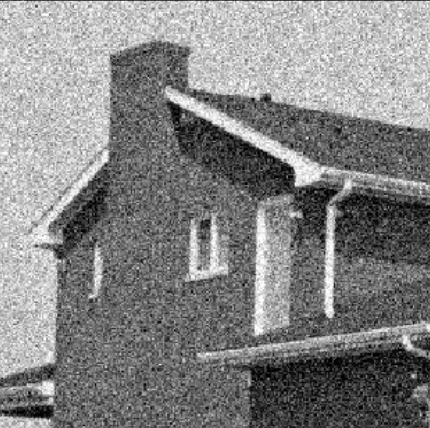
#> input picture DataSets/GaussianNoise/4.png, 430 x 428 px
$ python gaussi2.py
#> lines starting #> are read from the running program, lines starting #| are printed output that depends on the picture
import cv2
import numpy as np

# Load the image
image = cv2.imread('4.png')
#> image is the input picture: shape (428, 430, 3); mean B, G, R 132.5, 132.6, 132.5
gray_image = cv2.cvtColor(image, cv2.COLOR_BGR2GRAY)

# Define the size of the local neighborhood
neighborhood_size = 7

# Create an empty array for the denoised image
denoised_image = np.zeros_like(gray_image, dtype=np.uint8)

# Get the kernel size
kernel_size = 3

# Iterate over the image pixels
for x in range(kernel_size // 2, gray_image.shape[0] - kernel_size // 2):
    for y in range(kernel_size // 2, gray_image.shape[1] - kernel_size // 2):
        # Define the local neighborhood
        local_region = gray_image[x - neighborhood_size // 2: x + neighborhood_size // 2 + 1,
                                  y - neighborhood_size // 2: y + neighborhood_size // 2 + 1]

        # Compute the adaptive standard deviation for the local neighborhood
        local_std = np.std(local_region)

        # Calculate the weights for the kernel based on the local standard deviation
        kernel_weights = np.exp(-0.5 * (local_region - gray_image[x, y]) ** 2 / local_std ** 2)
        kernel_weights /= np.sum(kernel_weights)

        # Apply the Gaussian blur using the adaptive weights
        smoothed_pixel = np.sum(local_region * kernel_weights)

        # Store the result in the denoised image
        denoised_image[x, y] = smoothed_pixel
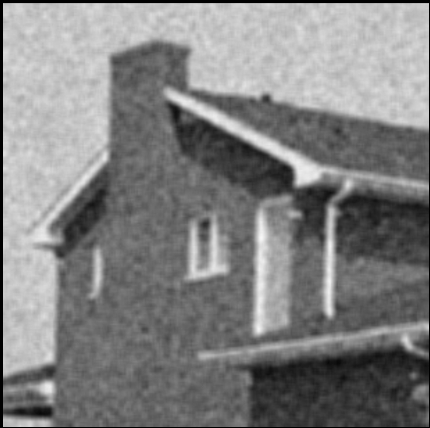
#> denoised_image: shape (428, 430); min 0, max 247, mean 129.1

# Apply sharpening using a sharpening filter
sharpening_filter = np.array([[-1, -1, -1],
                              [-1,  9, -1],
                              [-1, -1, -1]])
sharpened_image = cv2.filter2D(denoised_image, -1, sharpening_filter)
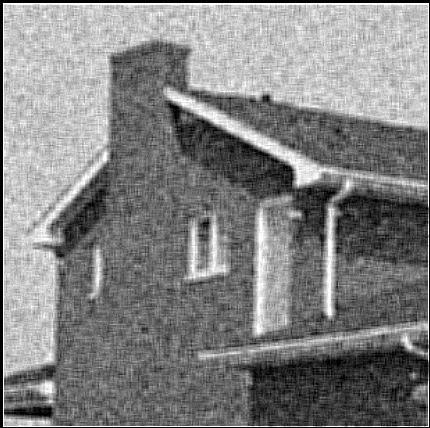
#> sharpened_image: shape (428, 430); min 0, max 255, mean 130.2

# Display the original, denoised, and sharpened images
cv2.imshow('Original Image', gray_image)
cv2.imshow('Denoised Image', denoised_image)
cv2.imshow('Sharpened Image', sharpened_image)

# Save the denoised and sharpened images to files
cv2.imwrite('denoised_image.png', denoised_image)
cv2.imwrite('sharpened_image.png', sharpened_image)

cv2.waitKey(0)
cv2.destroyAllWindows()

$ run again, with DataSets/GaussianNoise/2.png copied over DataSets/GaussianNoise/4.png
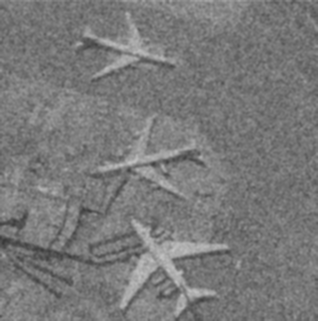
#> input picture DataSets/GaussianNoise/2.png, 318 x 321 px
#> image is the input picture: shape (321, 318, 3); min 56, max 194, mean 121.7
#> after the loop `for x in range(kernel_size // 2, gray_image.shape[0] - kernel_size // ..`:
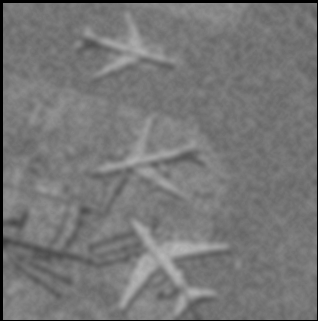
#> denoised_image: shape (321, 318); min 0, max 182, mean 118.2

$ run again, with DataSets/GaussianNoise/3.png copied over DataSets/GaussianNoise/4.png
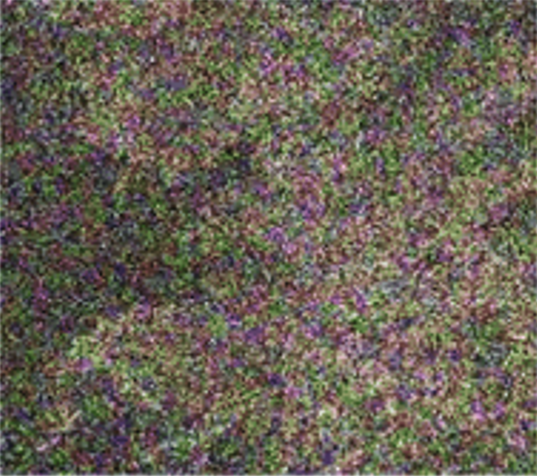
#> input picture DataSets/GaussianNoise/3.png, 537 x 476 px
#> image is the input picture: shape (476, 537, 3); mean B, G, R 84.9, 97.9, 104.9
#> after the loop `for x in range(kernel_size // 2, gray_image.shape[0] - kernel_size // ..`:
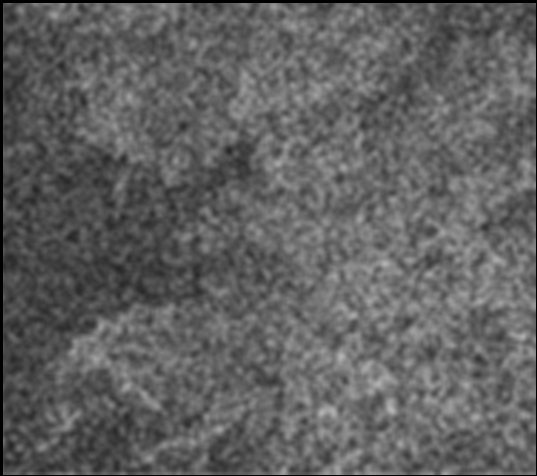
#> denoised_image: shape (476, 537); min 0, max 183, mean 96.4
#> `sharpened_image = cv2.filter2D(denoised_image, -1, sharpening_filter)`:
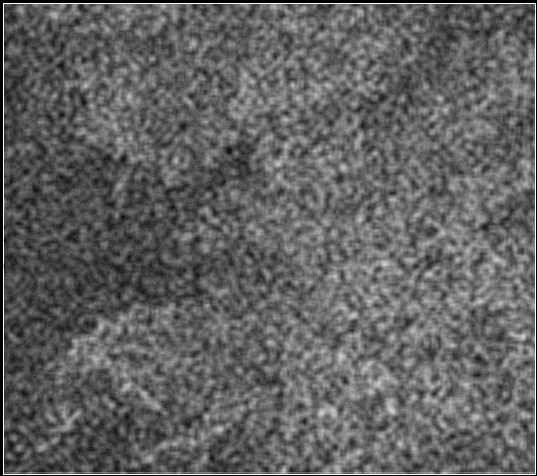
#> sharpened_image: shape (476, 537); min 0, max 255, mean 97.5

$ run again, with DataSets/GaussianNoise/4_original.png copied over DataSets/GaussianNoise/4.png
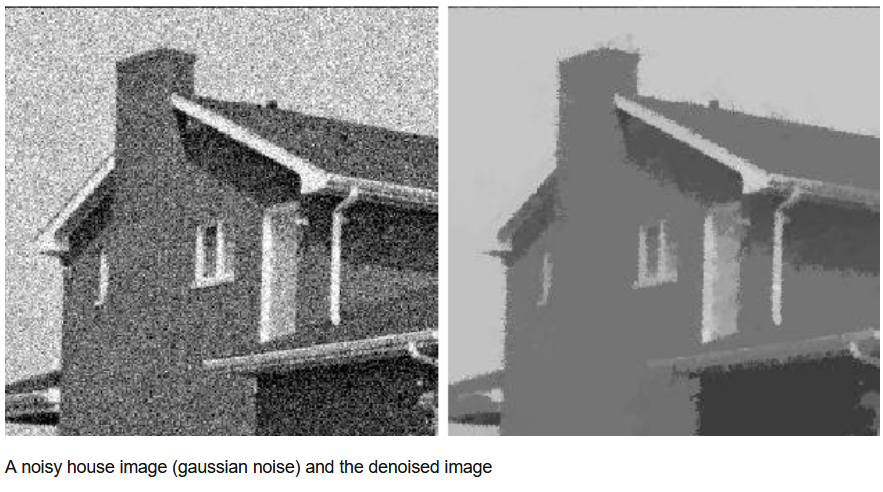
#> input picture DataSets/GaussianNoise/4_original.png, 883 x 492 px
#> image is the input picture: shape (492, 883, 3); mean B, G, R 151.8, 151.8, 151.8
#> after the loop `for x in range(kernel_size // 2, gray_image.shape[0] - kernel_size // ..`:
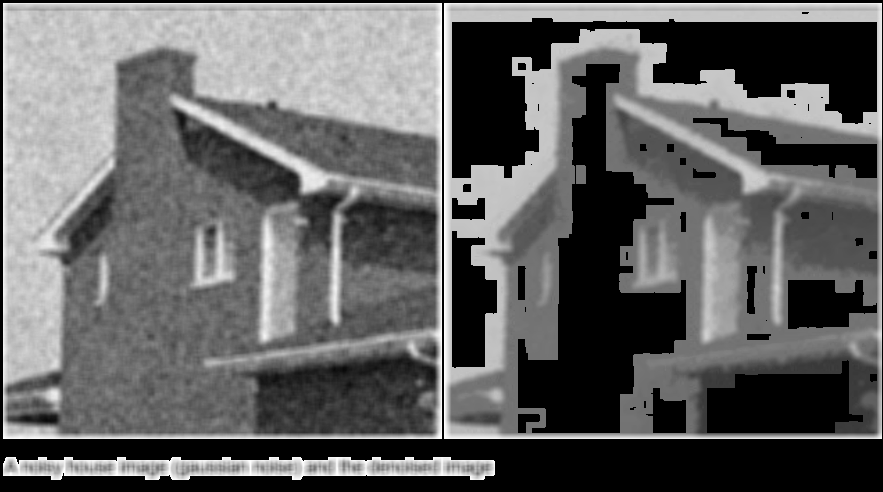
#> denoised_image: shape (492, 883); min 0, max 254, mean 99.7
#> `sharpened_image = cv2.filter2D(denoised_image, -1, sharpening_filter)`:
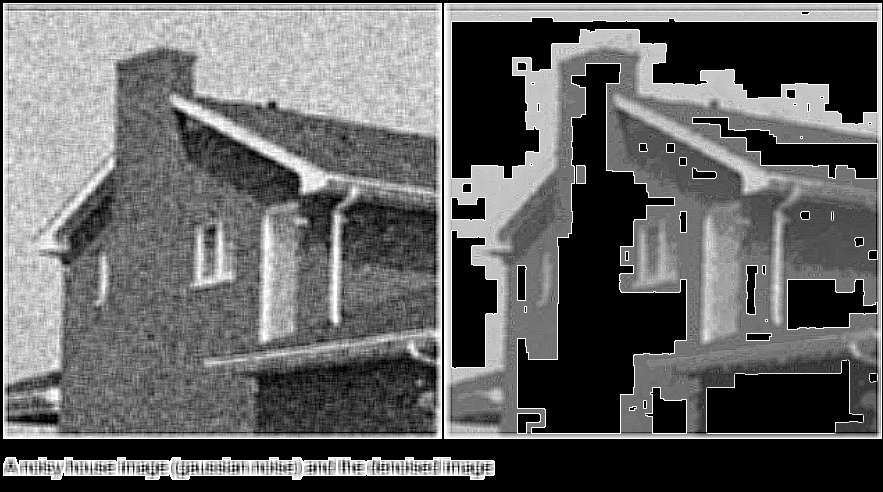
#> sharpened_image: shape (492, 883); min 0, max 255, mean 100.9
